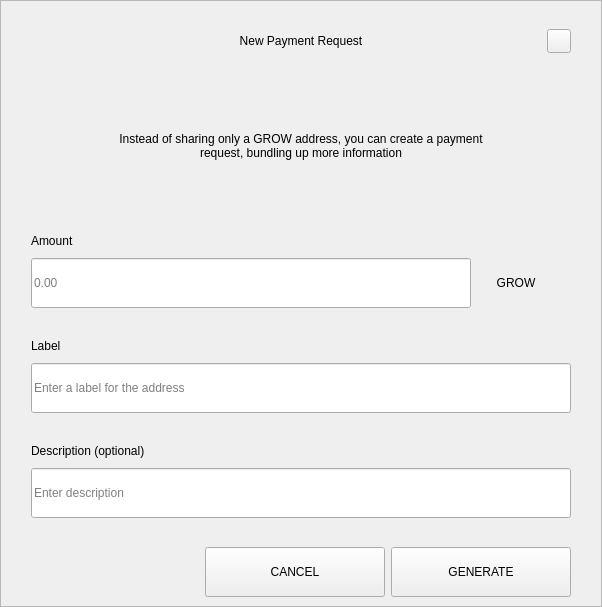
<?xml version="1.0" encoding="UTF-8"?>
<ui version="4.0">
 <class>RequestDialog</class>
 <widget class="QDialog" name="RequestDialog">
  <property name="geometry">
   <rect>
    <x>0</x>
    <y>0</y>
    <width>602</width>
    <height>607</height>
   </rect>
  </property>
  <property name="windowTitle">
   <string>Dialog</string>
  </property>
  <layout class="QVBoxLayout" name="verticalLayout_5">
   <property name="spacing">
    <number>0</number>
   </property>
   <property name="leftMargin">
    <number>0</number>
   </property>
   <property name="topMargin">
    <number>0</number>
   </property>
   <property name="rightMargin">
    <number>0</number>
   </property>
   <property name="bottomMargin">
    <number>0</number>
   </property>
   <item>
    <widget class="QFrame" name="frame">
     <property name="styleSheet">
      <string notr="true"/>
     </property>
     <property name="frameShape">
      <enum>QFrame::StyledPanel</enum>
     </property>
     <property name="frameShadow">
      <enum>QFrame::Raised</enum>
     </property>
     <layout class="QVBoxLayout" name="verticalLayout_4" stretch="1,0,0">
      <property name="spacing">
       <number>0</number>
      </property>
      <property name="leftMargin">
       <number>30</number>
      </property>
      <property name="topMargin">
       <number>20</number>
      </property>
      <property name="rightMargin">
       <number>30</number>
      </property>
      <property name="bottomMargin">
       <number>0</number>
      </property>
      <item>
       <layout class="QHBoxLayout" name="horizontalLayout_3">
        <property name="spacing">
         <number>0</number>
        </property>
        <item>
         <spacer name="horizontalSpacer_21">
          <property name="orientation">
           <enum>Qt::Horizontal</enum>
          </property>
          <property name="sizeHint" stdset="0">
           <size>
            <width>40</width>
            <height>20</height>
           </size>
          </property>
         </spacer>
        </item>
        <item>
         <widget class="QLabel" name="labelTitle">
          <property name="minimumSize">
           <size>
            <width>0</width>
            <height>40</height>
           </size>
          </property>
          <property name="maximumSize">
           <size>
            <width>16777215</width>
            <height>40</height>
           </size>
          </property>
          <property name="styleSheet">
           <string notr="true">padding-left:24px;</string>
          </property>
          <property name="text">
           <string>New Payment Request</string>
          </property>
          <property name="alignment">
           <set>Qt::AlignCenter</set>
          </property>
          <property name="margin">
           <number>7</number>
          </property>
         </widget>
        </item>
        <item>
         <spacer name="horizontalSpacer">
          <property name="orientation">
           <enum>Qt::Horizontal</enum>
          </property>
          <property name="sizeHint" stdset="0">
           <size>
            <width>40</width>
            <height>20</height>
           </size>
          </property>
         </spacer>
        </item>
        <item>
         <widget class="QPushButton" name="btnEsc">
          <property name="minimumSize">
           <size>
            <width>24</width>
            <height>24</height>
           </size>
          </property>
          <property name="maximumSize">
           <size>
            <width>24</width>
            <height>24</height>
           </size>
          </property>
          <property name="focusPolicy">
           <enum>Qt::NoFocus</enum>
          </property>
          <property name="text">
           <string/>
          </property>
         </widget>
        </item>
       </layout>
      </item>
      <item>
       <widget class="QStackedWidget" name="stack">
        <property name="minimumSize">
         <size>
          <width>540</width>
          <height>0</height>
         </size>
        </property>
        <property name="maximumSize">
         <size>
          <width>540</width>
          <height>16777215</height>
         </size>
        </property>
        <property name="currentIndex">
         <number>0</number>
        </property>
        <widget class="QWidget" name="page_1">
         <property name="minimumSize">
          <size>
           <width>540</width>
           <height>0</height>
          </size>
         </property>
         <property name="maximumSize">
          <size>
           <width>540</width>
           <height>16777215</height>
          </size>
         </property>
         <layout class="QVBoxLayout" name="layout1">
          <property name="spacing">
           <number>0</number>
          </property>
          <property name="leftMargin">
           <number>0</number>
          </property>
          <property name="topMargin">
           <number>0</number>
          </property>
          <property name="rightMargin">
           <number>0</number>
          </property>
          <property name="bottomMargin">
           <number>0</number>
          </property>
          <item>
           <spacer name="verticalSpacer_21">
            <property name="orientation">
             <enum>Qt::Vertical</enum>
            </property>
            <property name="sizeType">
             <enum>QSizePolicy::Fixed</enum>
            </property>
            <property name="sizeHint" stdset="0">
             <size>
              <width>20</width>
              <height>30</height>
             </size>
            </property>
           </spacer>
          </item>
          <item alignment="Qt::AlignHCenter">
           <widget class="QLabel" name="labelMessage">
            <property name="minimumSize">
             <size>
              <width>400</width>
              <height>50</height>
             </size>
            </property>
            <property name="text">
             <string>Instead of sharing only a GROW address, you can create a payment request, bundling up more information</string>
            </property>
            <property name="alignment">
             <set>Qt::AlignCenter</set>
            </property>
            <property name="wordWrap">
             <bool>true</bool>
            </property>
           </widget>
          </item>
          <item alignment="Qt::AlignBottom">
           <widget class="QWidget" name="containerAmount" native="true">
            <layout class="QVBoxLayout" name="verticalLayout">
             <property name="spacing">
              <number>9</number>
             </property>
             <property name="leftMargin">
              <number>0</number>
             </property>
             <property name="topMargin">
              <number>0</number>
             </property>
             <property name="rightMargin">
              <number>0</number>
             </property>
             <property name="bottomMargin">
              <number>0</number>
             </property>
             <item>
              <widget class="QLabel" name="labelSubtitleAmount">
               <property name="minimumSize">
                <size>
                 <width>350</width>
                 <height>16</height>
                </size>
               </property>
               <property name="maximumSize">
                <size>
                 <width>16777215</width>
                 <height>16</height>
                </size>
               </property>
               <property name="text">
                <string>Amount</string>
               </property>
              </widget>
             </item>
             <item alignment="Qt::AlignTop">
              <widget class="QWidget" name="layoutAmount" native="true">
               <layout class="QHBoxLayout" name="horizontalLayout" stretch="2,0">
                <property name="spacing">
                 <number>0</number>
                </property>
                <property name="leftMargin">
                 <number>0</number>
                </property>
                <property name="topMargin">
                 <number>0</number>
                </property>
                <property name="rightMargin">
                 <number>0</number>
                </property>
                <property name="bottomMargin">
                 <number>0</number>
                </property>
                <item>
                 <widget class="QLineEdit" name="lineEditAmount">
                  <property name="minimumSize">
                   <size>
                    <width>0</width>
                    <height>50</height>
                   </size>
                  </property>
                  <property name="maximumSize">
                   <size>
                    <width>16777215</width>
                    <height>50</height>
                   </size>
                  </property>
                  <property name="placeholderText">
                   <string notr="true">0.00</string>
                  </property>
                 </widget>
                </item>
                <item>
                 <widget class="QWidget" name="comboContainer" native="true">
                  <property name="minimumSize">
                   <size>
                    <width>100</width>
                    <height>50</height>
                   </size>
                  </property>
                  <property name="maximumSize">
                   <size>
                    <width>16777215</width>
                    <height>50</height>
                   </size>
                  </property>
                  <layout class="QHBoxLayout" name="horizontalLayout_31">
                   <property name="spacing">
                    <number>0</number>
                   </property>
                   <property name="leftMargin">
                    <number>0</number>
                   </property>
                   <property name="topMargin">
                    <number>0</number>
                   </property>
                   <property name="rightMargin">
                    <number>10</number>
                   </property>
                   <property name="bottomMargin">
                    <number>0</number>
                   </property>
                   <item>
                    <widget class="QLabel" name="comboBoxCoin">
                     <property name="text">
                      <string>GROW</string>
                     </property>
                     <property name="alignment">
                      <set>Qt::AlignCenter</set>
                     </property>
                    </widget>
                   </item>
                  </layout>
                 </widget>
                </item>
               </layout>
              </widget>
             </item>
            </layout>
           </widget>
          </item>
          <item>
           <spacer name="verticalSpacer_31">
            <property name="orientation">
             <enum>Qt::Vertical</enum>
            </property>
            <property name="sizeType">
             <enum>QSizePolicy::Fixed</enum>
            </property>
            <property name="sizeHint" stdset="0">
             <size>
              <width>20</width>
              <height>30</height>
             </size>
            </property>
           </spacer>
          </item>
          <item>
           <layout class="QVBoxLayout" name="verticalLayoutLabel">
            <property name="spacing">
             <number>9</number>
            </property>
            <item>
             <widget class="QLabel" name="labelSubtitleLabel">
              <property name="minimumSize">
               <size>
                <width>0</width>
                <height>16</height>
               </size>
              </property>
              <property name="maximumSize">
               <size>
                <width>16777215</width>
                <height>16</height>
               </size>
              </property>
              <property name="text">
               <string>Label</string>
              </property>
             </widget>
            </item>
            <item>
             <widget class="QLineEdit" name="lineEditLabel">
              <property name="minimumSize">
               <size>
                <width>0</width>
                <height>50</height>
               </size>
              </property>
              <property name="maximumSize">
               <size>
                <width>16777215</width>
                <height>50</height>
               </size>
              </property>
              <property name="placeholderText">
               <string>Enter a label for the address</string>
              </property>
             </widget>
            </item>
           </layout>
          </item>
          <item>
           <spacer name="verticalSpacer_34">
            <property name="orientation">
             <enum>Qt::Vertical</enum>
            </property>
            <property name="sizeType">
             <enum>QSizePolicy::Fixed</enum>
            </property>
            <property name="sizeHint" stdset="0">
             <size>
              <width>20</width>
              <height>30</height>
             </size>
            </property>
           </spacer>
          </item>
          <item>
           <layout class="QVBoxLayout" name="verticalLayoutDescription">
            <property name="spacing">
             <number>9</number>
            </property>
            <item>
             <widget class="QLabel" name="labelSubtitleDescription">
              <property name="minimumSize">
               <size>
                <width>0</width>
                <height>16</height>
               </size>
              </property>
              <property name="maximumSize">
               <size>
                <width>16777215</width>
                <height>16</height>
               </size>
              </property>
              <property name="text">
               <string>Description (optional)</string>
              </property>
             </widget>
            </item>
            <item>
             <widget class="QLineEdit" name="lineEditDescription">
              <property name="minimumSize">
               <size>
                <width>0</width>
                <height>50</height>
               </size>
              </property>
              <property name="maximumSize">
               <size>
                <width>16777215</width>
                <height>50</height>
               </size>
              </property>
              <property name="placeholderText">
               <string>Enter description</string>
              </property>
             </widget>
            </item>
            <item>
             <spacer name="verticalSpacer_4">
              <property name="orientation">
               <enum>Qt::Vertical</enum>
              </property>
              <property name="sizeType">
               <enum>QSizePolicy::Fixed</enum>
              </property>
              <property name="sizeHint" stdset="0">
               <size>
                <width>20</width>
                <height>20</height>
               </size>
              </property>
             </spacer>
            </item>
           </layout>
          </item>
         </layout>
        </widget>
        <widget class="QWidget" name="page_2">
         <layout class="QVBoxLayout" name="layout2">
          <item>
           <spacer name="verticalSpacer_5">
            <property name="orientation">
             <enum>Qt::Vertical</enum>
            </property>
            <property name="sizeType">
             <enum>QSizePolicy::Fixed</enum>
            </property>
            <property name="sizeHint" stdset="0">
             <size>
              <width>20</width>
              <height>50</height>
             </size>
            </property>
           </spacer>
          </item>
          <item alignment="Qt::AlignHCenter">
           <widget class="QLabel" name="labelQrImg">
            <property name="minimumSize">
             <size>
              <width>260</width>
              <height>260</height>
             </size>
            </property>
            <property name="maximumSize">
             <size>
              <width>260</width>
              <height>260</height>
             </size>
            </property>
            <property name="text">
             <string/>
            </property>
            <property name="alignment">
             <set>Qt::AlignCenter</set>
            </property>
           </widget>
          </item>
          <item>
           <spacer name="verticalSpacer_2">
            <property name="orientation">
             <enum>Qt::Vertical</enum>
            </property>
            <property name="sizeType">
             <enum>QSizePolicy::Fixed</enum>
            </property>
            <property name="sizeHint" stdset="0">
             <size>
              <width>20</width>
              <height>30</height>
             </size>
            </property>
           </spacer>
          </item>
          <item alignment="Qt::AlignHCenter">
           <widget class="QLabel" name="labelAddress">
            <property name="text">
             <string>D7VFR83SQbiezrW72hjcWJtcfip5krte2Z </string>
            </property>
           </widget>
          </item>
          <item>
           <spacer name="verticalSpacer_32">
            <property name="orientation">
             <enum>Qt::Vertical</enum>
            </property>
            <property name="sizeType">
             <enum>QSizePolicy::Expanding</enum>
            </property>
            <property name="sizeHint" stdset="0">
             <size>
              <width>20</width>
              <height>20</height>
             </size>
            </property>
           </spacer>
          </item>
          <item>
           <layout class="QHBoxLayout" name="horizontal">
            <property name="leftMargin">
             <number>20</number>
            </property>
            <property name="rightMargin">
             <number>20</number>
            </property>
            <property name="bottomMargin">
             <number>20</number>
            </property>
            <item>
             <spacer name="horizontalSpacer_4">
              <property name="orientation">
               <enum>Qt::Horizontal</enum>
              </property>
              <property name="sizeHint" stdset="0">
               <size>
                <width>40</width>
                <height>20</height>
               </size>
              </property>
             </spacer>
            </item>
            <item>
             <widget class="QPushButton" name="btnCopyAddress">
              <property name="minimumSize">
               <size>
                <width>180</width>
                <height>50</height>
               </size>
              </property>
              <property name="text">
               <string>COPY ADDRESS</string>
              </property>
             </widget>
            </item>
            <item>
             <widget class="QPushButton" name="btnCopyUrl">
              <property name="minimumSize">
               <size>
                <width>180</width>
                <height>50</height>
               </size>
              </property>
              <property name="text">
               <string>COPY URL</string>
              </property>
             </widget>
            </item>
            <item>
             <spacer name="horizontalSpacer_2">
              <property name="orientation">
               <enum>Qt::Horizontal</enum>
              </property>
              <property name="sizeHint" stdset="0">
               <size>
                <width>40</width>
                <height>20</height>
               </size>
              </property>
             </spacer>
            </item>
           </layout>
          </item>
         </layout>
        </widget>
       </widget>
      </item>
      <item>
       <widget class="QWidget" name="buttonsStack" native="true">
        <layout class="QHBoxLayout" name="horizontalLayout_5">
         <property name="leftMargin">
          <number>20</number>
         </property>
         <property name="rightMargin">
          <number>0</number>
         </property>
         <item>
          <spacer name="horizontalSpacer_41">
           <property name="orientation">
            <enum>Qt::Horizontal</enum>
           </property>
           <property name="sizeHint" stdset="0">
            <size>
             <width>40</width>
             <height>20</height>
            </size>
           </property>
          </spacer>
         </item>
         <item>
          <widget class="QPushButton" name="btnCancel">
           <property name="minimumSize">
            <size>
             <width>180</width>
             <height>50</height>
            </size>
           </property>
           <property name="focusPolicy">
            <enum>Qt::NoFocus</enum>
           </property>
           <property name="text">
            <string>CANCEL</string>
           </property>
          </widget>
         </item>
         <item>
          <widget class="QPushButton" name="btnSave">
           <property name="minimumSize">
            <size>
             <width>180</width>
             <height>50</height>
            </size>
           </property>
           <property name="focusPolicy">
            <enum>Qt::NoFocus</enum>
           </property>
           <property name="text">
            <string>GENERATE</string>
           </property>
          </widget>
         </item>
        </layout>
       </widget>
      </item>
     </layout>
    </widget>
   </item>
  </layout>
 </widget>
 <resources/>
 <connections/>
</ui>
